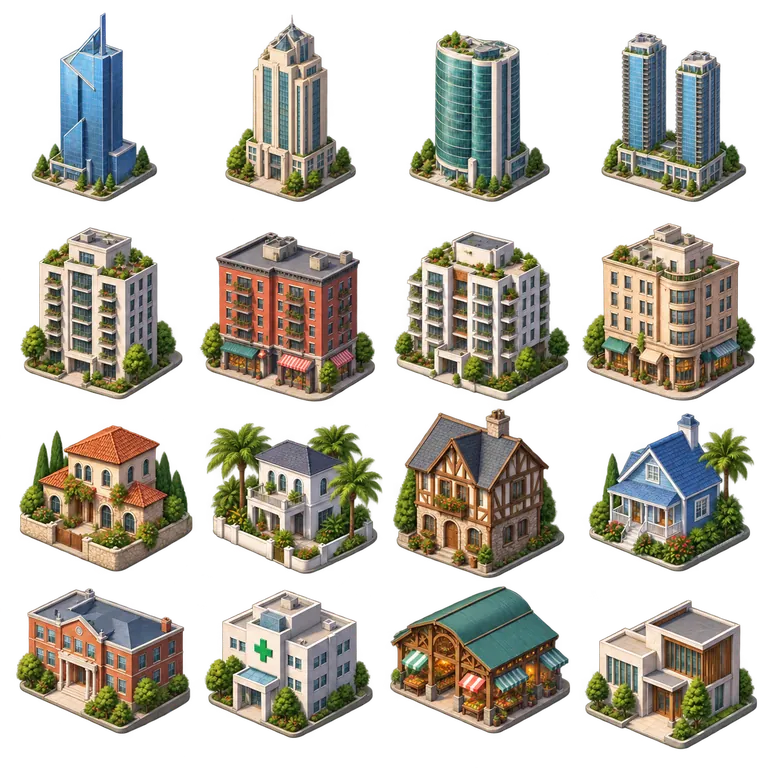
#> input picture HaqiCombatSim/assets/adventure/earth/earth-buildings-f2000a5f78ec-natural-v2.webp, 768 x 768 px; its folder holds 4 pictures in this run
$ python prepare_earth_city_art.py ../assets/adventure/earth/earth-buildings-f2000a5f78ec-natural-v2.webp ../assets/adventure/earth/earth-city-detail-0-0-24d59e78e1c8-natural-v2.webp
#> lines starting #> are read from the running program, lines starting #| are printed output that depends on the picture
"""Pack inspected offline city sheets into alpha-preserving, budgeted WebP atlases."""
import hashlib, io, json, sys
from pathlib import Path
from PIL import Image
root=Path(__file__).resolve().parents[1]
previous=root/'data/adventure/earth/city-art.json'
manifest={**(json.loads(previous.read_text(encoding='utf8')) if previous.exists() else {}),'version':1,'source':'Original AI-generated offline city and street scenery; fictional buildings, not surveyed streets.','grid':{'columns':4,'rows':4}}
for kind,source,bands in [('buildings',sys.argv[1],[0,345,635,922,1254]),('street',sys.argv[2],[0,320,610,930,1254])]:
 source=Path(source);im=Image.open(source).convert('RGBA');packed=Image.new('RGBA',(1024,1024))
#> further down, im is the input picture: PIL image 768x768 RGBA; mean R, G, B, A 71.9, 68.4, 57.1, 119.9
#> after `packed = Image.new('RGBA', (1024, 1024))`: packed: PIL image 1024x1024 RGBA; every value is 0
 for r in range(4):
  for c in range(4):
   sprite=im.crop((round(c*im.width/4),round(bands[r]*im.height/1254),round((c+1)*im.width/4),round(bands[r+1]*im.height/1254)))
   sprite=sprite.crop(sprite.getchannel('A').getbbox());sprite.thumbnail((230,230),Image.Resampling.LANCZOS)
   packed.alpha_composite(sprite,(c*256+(256-sprite.width)//2,r*256+240-sprite.height))
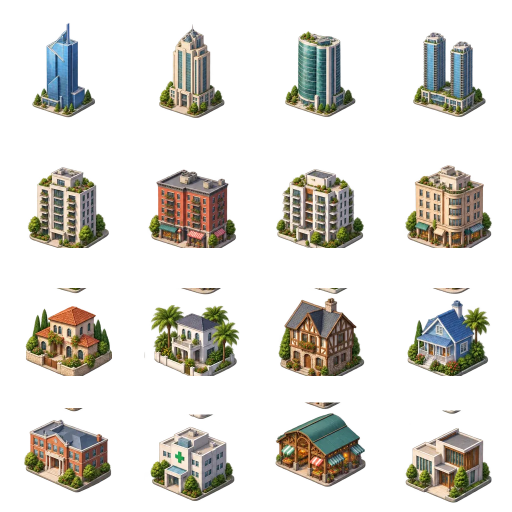
#> packed: PIL image 1024x1024 RGBA (shown at 1/2 size); mean R, G, B, A 36.4, 34.6, 28.6, 67.4; transparent parts drawn white
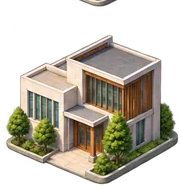
#> sprite: PIL image 181x187 RGBA; mean R, G, B, A 86.3, 80.2, 65.8, 130.8; transparent parts drawn white
 chosen=None
 for edge,options in [(1024,{'lossless':True})]+[(s,{'quality':q}) for s in [896,768,640] for q in [88,80]]:
  current=packed.resize((edge,edge),Image.Resampling.LANCZOS);buffer=io.BytesIO();current.save(buffer,'WEBP',method=6,**options);data=buffer.getvalue()
  if len(data)<=200000:chosen=(current,data,options);break
#> this loop made 2 passes
#> pass 2, `current = packed.resize((edge, edge), Image.Resampling.LANCZOS)`:
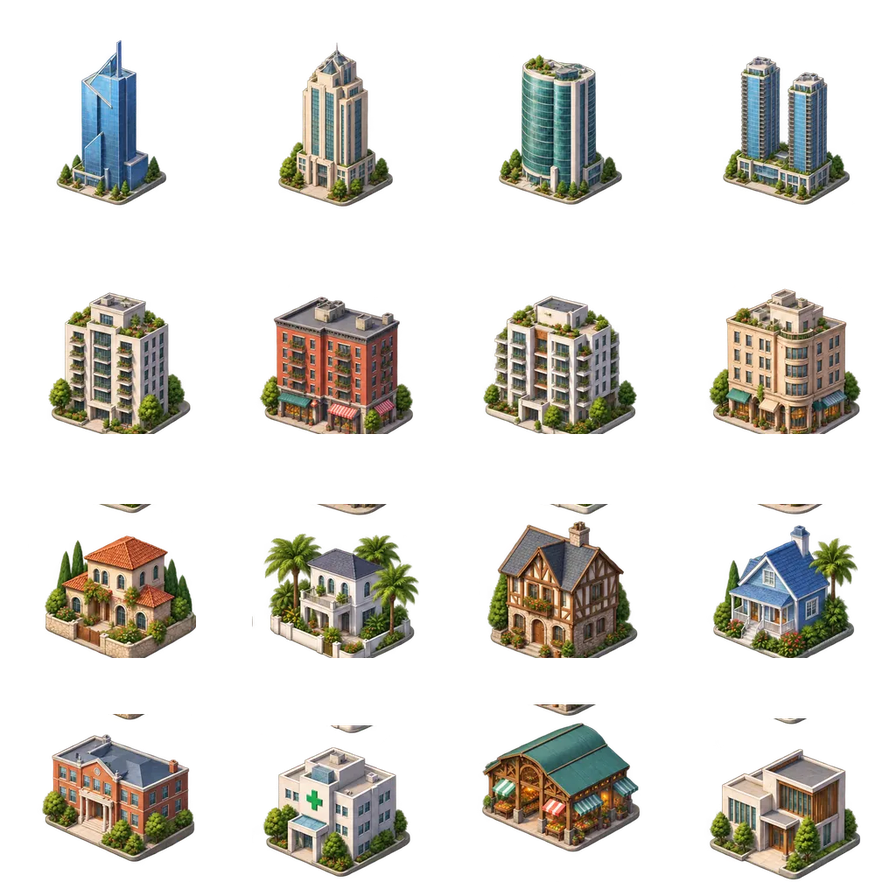
#> current: PIL image 896x896 RGBA; mean R, G, B, A 36.5, 34.6, 28.6, 67.4; transparent parts drawn white
 if not chosen:raise ValueError('WebP exceeds budget')
 current,data,options=chosen;digest=hashlib.sha256(data).hexdigest();name=f'earth-{kind}-{digest[:12]}.webp';(root/'assets/adventure/earth'/name).write_bytes(data)
#> after `current, data, options = chosen`: options = {'quality': 88}
#> after `name = f'earth-{kind}-{digest[:12]}.webp'`: name = 'earth-buildings-905595d38863.webp'
 manifest[kind]={'local':f'assets/adventure/earth/{name}','cdn':f'https://cdn.keepwork.com/keepwork/haqi/adventure/earth/{name}','width':current.width,'height':current.height,'bytes':len(data),'sha256':digest,'sourceSha256':hashlib.sha256(source.read_bytes()).hexdigest(),'encoding':options,'frames':[[c*current.width//4,r*current.height//4,current.width//4,current.height//4] for r in range(4) for c in range(4)]}
 print(kind,name,len(data),flush=True)
#| buildings earth-buildings-905595d38863.webp 177766
#> pass 2 of the loop `for kind,source,bands in [('buildings',sys.argv[1],[0,345,635,922,1254..`:
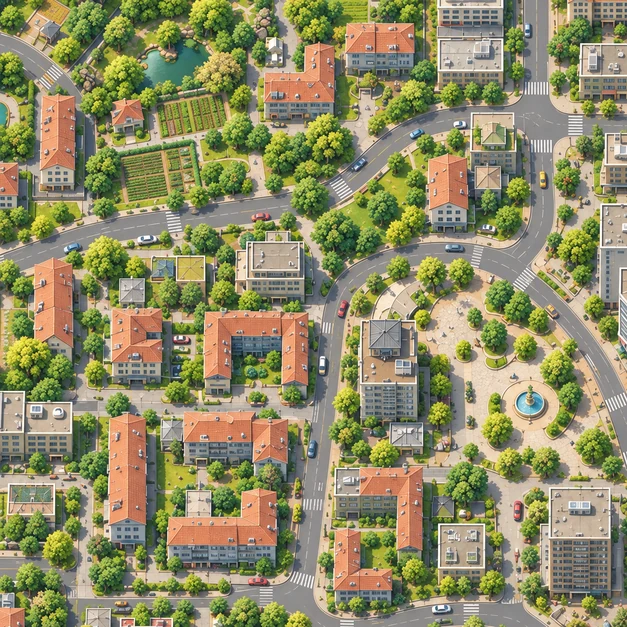
#> input picture HaqiCombatSim/assets/adventure/earth/earth-city-detail-0-0-24d59e78e1c8-natural-v2.webp, 627 x 627 px
#> im: PIL image 627x627 RGBA
#> after the loop `for r in range(4):`:
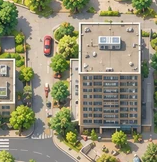
#> sprite: PIL image 157x162 RGBA; mean R, G, B, A 145.2, 141.5, 115.2, 255
#> the loop `for edge,options in [(1024,{'lossless':True})]+[(s,{'quality':q}) for ..` made 2 passes
#> pass 2, `current = packed.resize((edge, edge), Image.Resampling.LANCZOS)`:
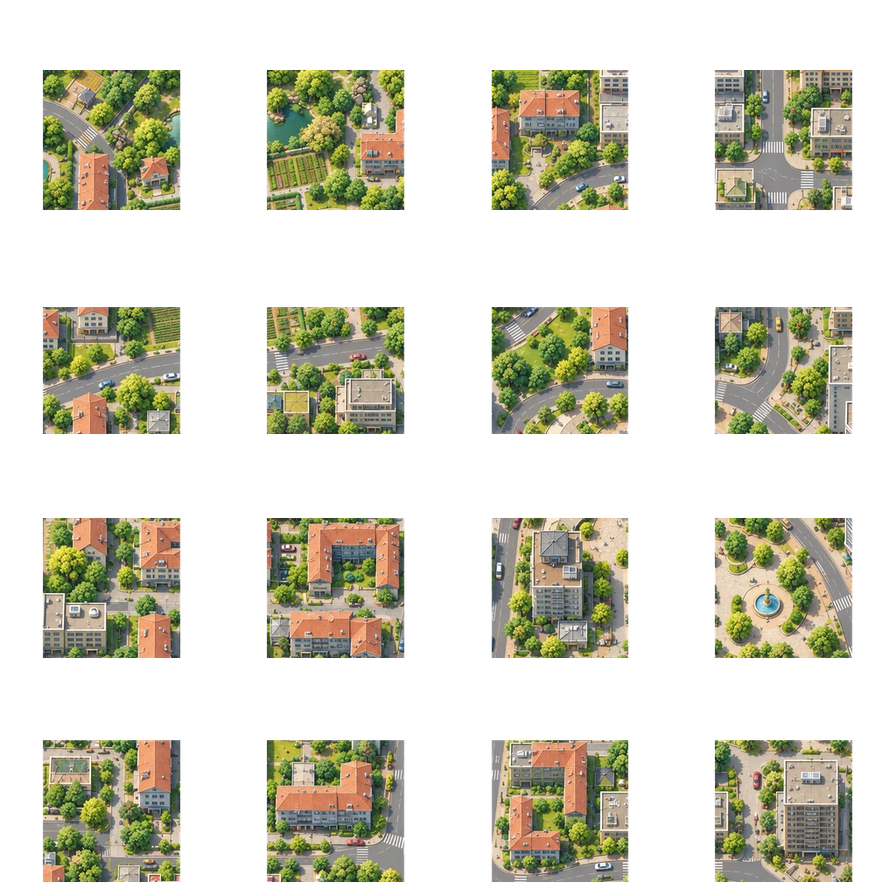
#> current: PIL image 896x896 RGBA; mean R, G, B, A 55.8, 54.5, 39.8, 95.6; transparent parts drawn white
#> name = 'earth-street-2a2bdc5c024d.webp'
#| street earth-street-2a2bdc5c024d.webp 147494
(root/'data/adventure/earth/city-art.json').write_text(json.dumps(manifest,ensure_ascii=False,indent=2)+'\n',encoding='utf8')
